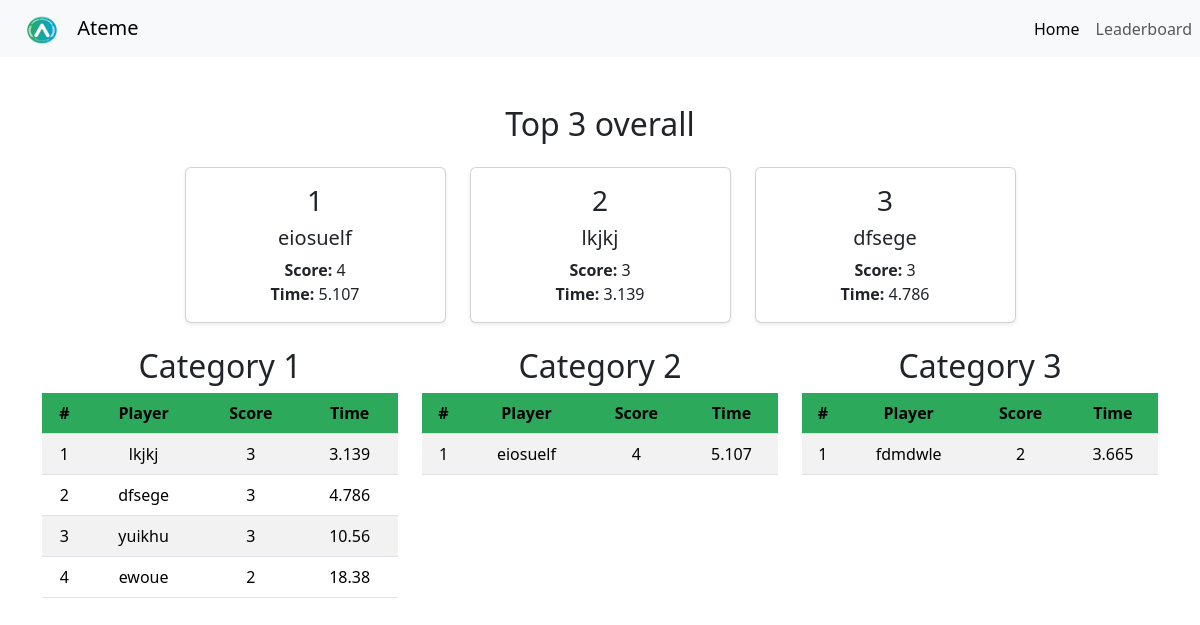
The app's page /leaderboard with its own data.
### app/models.py (models this page shows, shortened)
class User(db.Model):
    id: so.Mapped[int] = so.mapped_column(primary_key=True)
    username: so.Mapped[str] = so.mapped_column(sa.String(64), index=True, unique=True)
    score: so.Mapped[int] = so.mapped_column(sa.Integer, index=True)
    time_taken: so.Mapped[float] = so.mapped_column(sa.Float, index=True)
    quiz_type: so.Mapped[int] = so.mapped_column(sa.Integer, index=True)
    day_taken: so.Mapped[datetime] = so.mapped_column(sa.DateTime, index=True)

### app/main/routes.py (the view)
@bp.route('/leaderboard')
def leaderboard():
  users = User.query.order_by(User.score.desc(), User.time_taken.asc()).all()
  type1_users = [u for u in users if u.quiz_type == 1]
  type2_users = [u for u in users if u.quiz_type == 2]
  type3_users = [u for u in users if u.quiz_type == 3]
  top_users = sorted(users, key=lambda u: (-u.score, u.time_taken))[:3]
  return render_template('leaderboard.html', title='Leaderboard', type1_users=type1_users, type2_users=type2_users, type3_users=type3_users, top_users=top_users)

### app/templates/leaderboard.html
{% extends "base.html" %}
{% block content %}
<div class="container mt-5">
  <h2 class="text-center mb-4">Top 3 overall</h2>
  <div class="row justify-content-center text-center">
    {% for user in top_users%}
    <div class="col-md-3">
      <div class="card shadow-sm mb-4">
        <div class="card-body">
          <h3>
            {% if loop.index == 1 %} 1
            {% elif loop.index == 2 %} 2
            {% elif loop.index == 3 %} 3
            {% endif %}
          </h3>
          <h5 class="card-title">{{ user.username }}</h5>
          <p class="card-text">
            <strong>Score:</strong> {{ user.score }}<br>
            <strong>Time:</strong> {{ user.time_taken }}
          </p>
        </div>
      </div>
    </div>
    {% endfor %}
  </div>
  <div class="row">
    <div class="col-md-4">
      <h2 class="text-center">Category 1</h2>
      <div class="table-responsive">
        <table class="table table-striped table-hover text-center align-middle">
          <thead>
            <tr>
              <th>#</th>
              <th>Player</th>
              <th>Score</th>
              <th>Time</th>
            </tr>
          </thead>
          <tbody>
            {% for user in type1_users %}
            <tr>
              <td>{{ loop.index }}</td>
              <td>{{ user.username }}</td>
              <td>{{ user.score }}</td>
              <td>{{ user.time_taken }}</td>
            </tr>
            {% endfor %}
          </tbody>
        </table>
      </div>
    </div>
    <div class="col-md-4">
      <h2 class="text-center">Category 2</h2>
      <div class="table-responsive">
        <table class="table table-striped table-hover text-center align-middle">
          <thead>
            <tr>
              <th>#</th>
              <th>Player</th>
              <th>Score</th>
              <th>Time</th>
            </tr>
          </thead>
          <tbody>
            {% for user in type2_users %}
            <tr>
              <td>{{ loop.index }}</td>
              <td>{{ user.username }}</td>
              <td>{{ user.score }}</td>
              <td>{{ user.time_taken }}</td>
            </tr>
            {% endfor %}
          </tbody>
        </table>
      </div>
    </div>
    <div class="col-md-4">
      <h2 class="text-center">Category 3</h2>
      <div class="table-responsive">
        <table class="table table-striped table-hover text-center align-middle">
          <thead>
            <tr>
              <th>#</th>
              <th>Player</th>
              <th>Score</th>
              <th>Time</th>
            </tr>
          </thead>
          <tbody>
            {% for user in type3_users %}
            <tr>
              <td>{{ loop.index }}</td>
              <td>{{ user.username }}</td>
              <td>{{ user.score }}</td>
              <td>{{ user.time_taken }}</td>
            </tr>
            {% endfor %}
          </tbody>
        </table>
      </div>
    </div>
  </div>
</div>
{% endblock %}

### app/static/styles.css (style rules this page uses)
thead { --bs-table-bg: #2CA95B; color: white; }

### records on screen
User: shows "1", username "eiosuelf", score "4", time_taken "5.107"
User: shows "2", username "lkjkj", score "3", time_taken "3.139"
User: shows "3", username "dfsege", score "3", time_taken "4.786"
User: username "yuikhu", score "3", time_taken "10.56"
User: username "ewoue", score "2", time_taken "18.38"
User: username "fdmdwle", score "2", time_taken "3.665"
